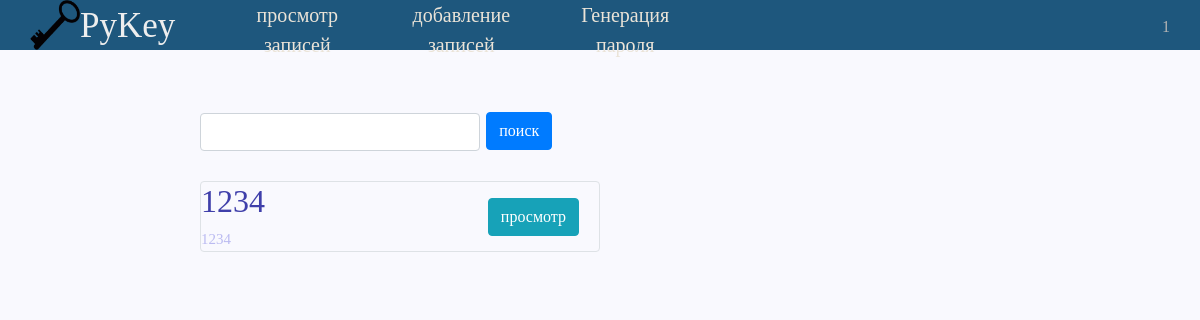
The page /View_list (signed in) on the database as committed earlier.
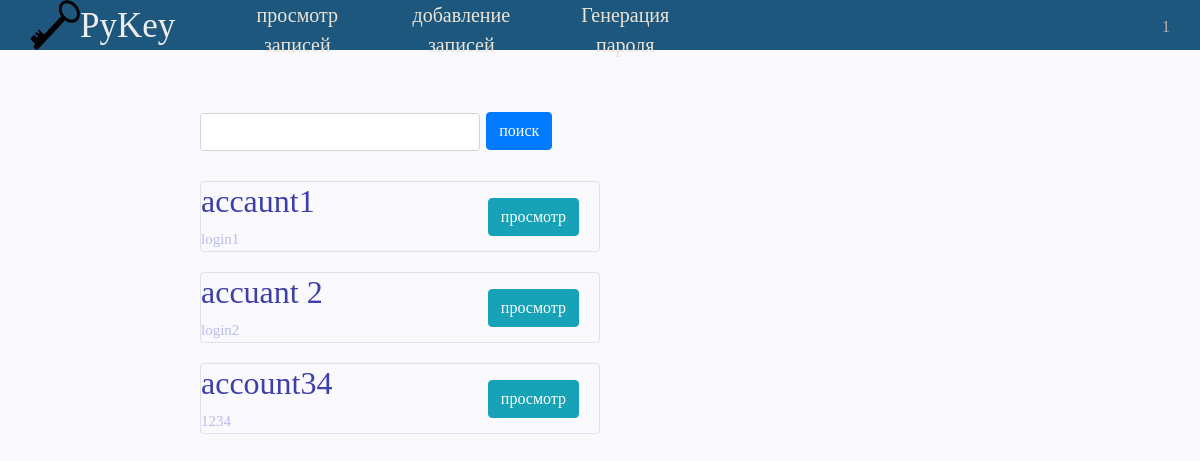
The same page on the database as committed later.
### data/user.py (models this page shows, shortened)
class User(SqlAlchemyBase, UserMixin):
    __tablename__ = 'users'
    id = sqlalchemy.Column(sqlalchemy.Integer,
                           primary_key=True, autoincrement=True)
    name = sqlalchemy.Column(sqlalchemy.String, nullable=True)
    email = sqlalchemy.Column(sqlalchemy.String,
                              index=True, unique=True, nullable=True)
    remember_me = sqlalchemy.Column(sqlalchemy.Boolean, default=False)
    password = sqlalchemy.Column(sqlalchemy.String, nullable=True)

### data/passwords.py (models this page shows, shortened)
class Passwords(SqlAlchemyBase):
    __tablename__ = 'password'
    id = sqlalchemy.Column(sqlalchemy.Integer,
                           primary_key=True, autoincrement=True)
    user_id = sqlalchemy.Column(sqlalchemy.Integer,
                                sqlalchemy.ForeignKey("users.id"))
    title = sqlalchemy.Column(sqlalchemy.String)
    login = sqlalchemy.Column(sqlalchemy.String)
    password = sqlalchemy.Column(sqlalchemy.String)
    site = sqlalchemy.Column(sqlalchemy.String)
    note = sqlalchemy.Column(sqlalchemy.String, nullable=True)

### main.py (the view)
@app.route('/View_list', methods=['GET', 'POST'])
def View_list():
    form = ViewInfo()
    db_sess = db_session.create_session()
    password = db_sess.query(Passwords).filter(Passwords.user_id == current_user.id)
    if form.validate_on_submit():
        pass
    return render_template('View_list.html', password=password, form=form, title='!!!!')

### forms.py
class ViewInfo(FlaskForm):
    search_field = StringField(validators=[DataRequired()])
    search = SubmitField('поиск')
    show_info_button = SubmitField('просмотр')

### data/db_session.py (called while the page is built)
def create_session() -> Session:
    global __factory
    return __factory()

### main.py (called while the page is built)
@login_manager.user_loader
def load_user(user_id):
    db_sess = db_session.create_session()
    return db_sess.query(User).get(user_id)

### templates/View_list.html (shortened to what this page needs)
{% extends "base.html" %}
{% block content %}
<form action="" method="post" novalidate>
		<div class="container_right">
			<div class="search_place"><div class="give_place_to_buttton">{{ form.search_field(class="form-control") }}</div>
			{{ form.search(type="submit", class="btn btn-primary") }}</div>
			{% for item in password%}
				<div class="box col-md6 border rounded">
					<h2>{{ item.title }}</h2>
					<span class="small_text">{{ item.login }}</span>
					<a href="{{ url_for('View_list_withinfo', id=item.id) }}" class="btn btn-info" id="show_info_button">просмотр</a>
				</div>
			{% endfor %}
		</div>
</form>
{% endblock %}

### templates/base.html (shortened to what this page needs)
<!DOCTYPE html>
<html lang="ru">
<head>
	<link rel="stylesheet" href="https://maxcdn.bootstrapcdn.com/bootstrap/4.0.0/css/bootstrap.min.css">
	<link rel="stylesheet" type="text/css" href="{{ url_for('static', filename='css/mainstyle.css') }}">
</head>
<body>
	<div class="header">
		<div class="logo">
			<a href="{{ url_for('index') }}"><img class="logotip" src="{{ url_for('static', filename='data/key.png') }}" alt="logo"></a>
			<span class="smallintrodaction">PyKey</span>
			<div class="menu">
				{% if current_user.is_authenticated %}
					<ul>
						<li><a href="{{ url_for('View_list') }}">просмотр записей</a></li>
						<li><a href="{{ url_for('Adding_info') }}">добавление записей</a></li>
						<li><a href="{{ url_for('create_pass') }}">Генерация пароля</a></li>
					</ul>
				{% else %}
					<ul>
						<li><a href="{{ url_for('create_pass') }}">Генерация пароля</a></li>
					</ul>
				{% endif %}
				<div class="profile">
					{% if current_user.is_authenticated %}
						<a href="{{ url_for('profile') }}" class="login">{{ current_user.name }}</a>
					{% else %}
						<a href="{{ url_for('login') }}" class="login">Авторизаяция</a>
						<a href="{{ url_for('regist') }}" class="regist">регистрация</a>
					{% endif %}
				</div>
			</div>
		</div>
	</div>
	<div class="container_box">
    		{% block content %}{% endblock %}
	</div>
</body>
</html>

### static/css/mainstyle.css (style rules this page uses)
body { font-family: fantasy; margin: 0; padding: 0; color: #3F3FAA; display: flex; flex-direction: column; background-color: #F9F9FE; }
.header { background-color: #1E577D; text-align: left; color:#EEE; }
.logo { max-height: 50px; margin: 0px 30px; display:flex; }
.logotip { width: 50px; height: 50px; }
.smallintrodaction { font-size: 35px; height: 50px; cursor: default; color: FFF; }
.profile { position: absolute; margin: 15px; 15px; right: 0px; top: 0px; }
.login { margin: 15px; 15px; text-decoration: none; color: #B4B4B4; }
.menu ul li { list-style: none; float: left; text-align: center; }
.menu ul li a { color:#EBE4D8; margin-left: 10px; margin-right: 10px; display: inline-block; text-decoration: none; width: 12vw; font-size: 20px; height: 50px; cursor: pointer; }
.container_box { display: block; font-size: 25px; margin: 60px; margin-left: 200px; margin-right: 200px; }
.container_right { width: 50%; display:inline-block; }
.give_place_to_buttton { display: inline-block; width: 70%; }
.search_place { margin-bottom: 30px; }
.small_text { font-size: 15px; color: #BBBBF1; }
.box { font-size: 15px; margin-top: 20px; margin-bottom: 20px; }
#show_info_button { margin-top: -30px; margin-right:20px; float: right; }

Rows that differ between the two databases and show on the page:
no longer on this page (row edited): Passwords: title "1234", login "1234"
now on this page (row edited): Passwords: title "accaunt1", login "login1"
now on this page (row edited): Passwords: title "accuant 2", login "login2"
now on this page (row edited): Passwords: title "account34", login "1234"
